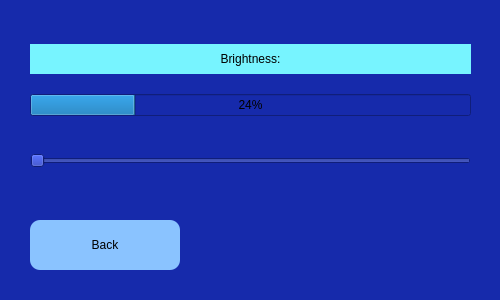
<?xml version="1.0" encoding="UTF-8"?>
<ui version="4.0">
 <class>LightBrightness</class>
 <widget class="QDialog" name="LightBrightness">
  <property name="geometry">
   <rect>
    <x>0</x>
    <y>0</y>
    <width>500</width>
    <height>300</height>
   </rect>
  </property>
  <property name="windowTitle">
   <string>Dialog</string>
  </property>
  <property name="styleSheet">
   <string notr="true">background-color: rgb(22, 42, 171);</string>
  </property>
  <widget class="QPushButton" name="pushButton">
   <property name="geometry">
    <rect>
     <x>30</x>
     <y>220</y>
     <width>150</width>
     <height>50</height>
    </rect>
   </property>
   <property name="styleSheet">
    <string notr="true">border-color: rgb(255, 255, 255);
background-color: rgb(138, 195, 255);
border-radius: 10px;</string>
   </property>
   <property name="text">
    <string>Back</string>
   </property>
  </widget>
  <widget class="QWidget" name="verticalLayoutWidget">
   <property name="geometry">
    <rect>
     <x>30</x>
     <y>30</y>
     <width>441</width>
     <height>171</height>
    </rect>
   </property>
   <layout class="QVBoxLayout" name="verticalLayout">
    <item>
     <widget class="QLabel" name="label">
      <property name="maximumSize">
       <size>
        <width>16777215</width>
        <height>30</height>
       </size>
      </property>
      <property name="styleSheet">
       <string notr="true">background-color: rgb(119, 244, 255);</string>
      </property>
      <property name="text">
       <string>Brightness:</string>
      </property>
      <property name="alignment">
       <set>Qt::AlignCenter</set>
      </property>
     </widget>
    </item>
    <item>
     <widget class="QProgressBar" name="progressBar">
      <property name="styleSheet">
       <string notr="true"/>
      </property>
      <property name="value">
       <number>24</number>
      </property>
      <property name="alignment">
       <set>Qt::AlignCenter</set>
      </property>
      <property name="textVisible">
       <bool>true</bool>
      </property>
     </widget>
    </item>
    <item>
     <widget class="QSlider" name="horizontalSlider">
      <property name="minimumSize">
       <size>
        <width>0</width>
        <height>50</height>
       </size>
      </property>
      <property name="styleSheet">
       <string notr="true"/>
      </property>
      <property name="orientation">
       <enum>Qt::Horizontal</enum>
      </property>
     </widget>
    </item>
   </layout>
  </widget>
 </widget>
 <resources/>
 <connections/>
</ui>
